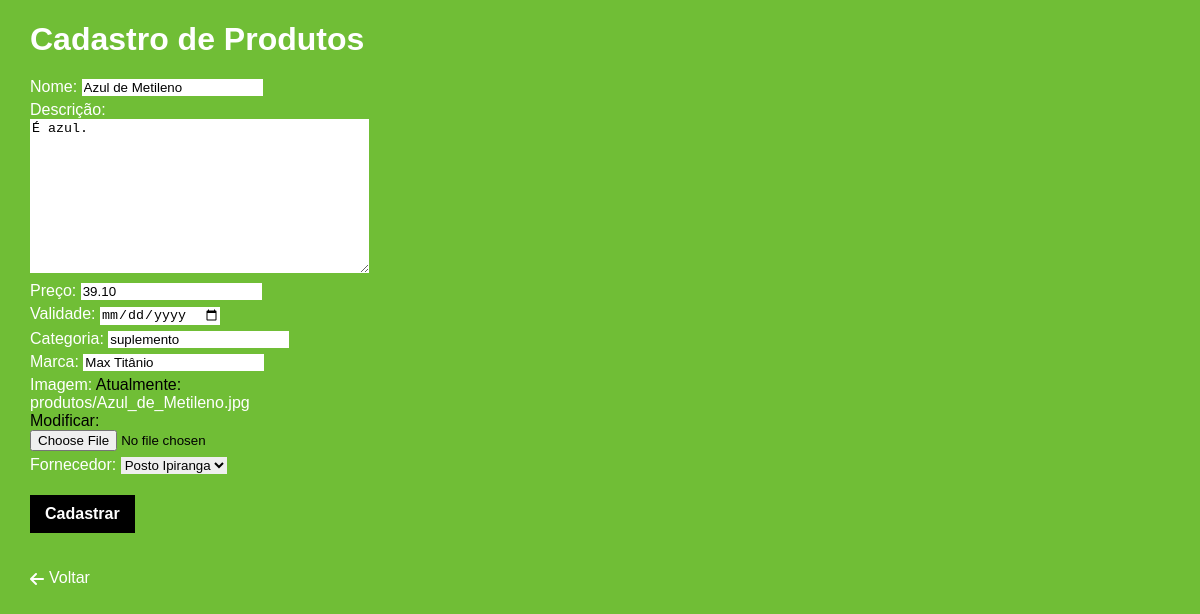
Page /produto_editar/2/ on the earlier database version.
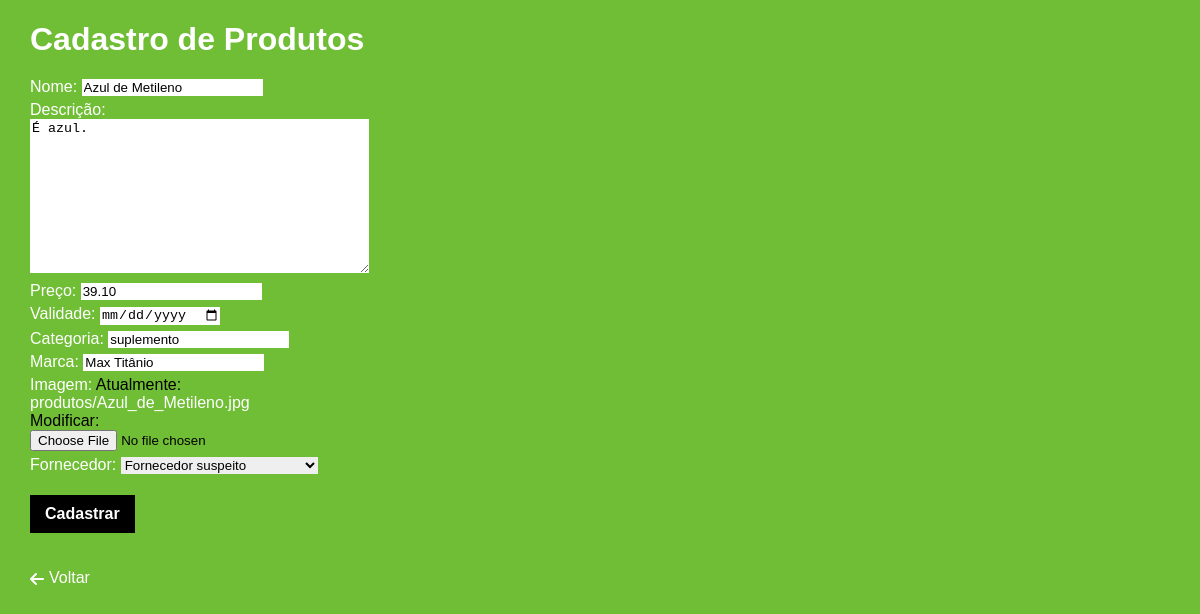
Same page on the later database version.
### core/models.py (models this page shows)
class Produto(models.Model):
    nome = models.CharField('Nome', max_length=100)
    preco = models.DecimalField('Preço', max_digits=10, decimal_places=2)
    validade = models.DateField('Validade')
    descricao = models.TextField('Descrição')
    categoria = models.CharField('Categoria', max_length=20, null=False)
    marca = models.CharField('Marca', max_length=20)
    imagem = models.ImageField(upload_to='produtos/')
    fornecedor = models.ForeignKey('Fornecedor', on_delete=models.PROTECT)

class Fornecedor(models.Model):
    id = models.AutoField(primary_key=True)
    nome = models.CharField('Nome', max_length=100)
    cnpj = models.CharField('CNPJ', max_length=18)
    contato = models.CharField('Telefone', max_length=15)
    endereço = models.TextField('Endereço')
    def __str__(self):
        return self.nome

### core/views.py (the view)
# urls.py: path('produto_editar/<int:id>/', produto_editar, name='produto_editar'),
def produto_editar(request, id):
    produto = Produto.objects.get(pk=id)
    form = ProdutoForm(request.POST or None, instance=produto)
    if form.is_valid():
        form.save()
        return redirect('PaginaCliente')
    contexto = {
        'form': form
    }
    return render(request, 'CRUD/produto_cadastro.html', contexto)

### core/forms.py
class ProdutoForm(forms.ModelForm):
    class Meta:
        model = Produto
        fields = ['nome', 'descricao', 'preco', 'validade', 'categoria', 'marca', 'imagem', 'fornecedor']
        widgets = {
            'nome': forms.TextInput(attrs={
                'class': 'input-field',
                'placeholder': 'Nome do produto'
            }),
            'descricao': forms.Textarea(attrs={
                'class': 'input-field',
                'placeholder': 'Descrição do produto'
            }),
            'validade': forms.DateInput(attrs={
                'class': 'input-field',
                'type': 'date'
            }),
            'preco': forms.NumberInput(attrs={
                'class': 'input-field',
                'step': '0.01'
            }),
            'imagem': forms.ClearableFileInput(attrs={
                'class': 'input-field'
            }),
            'fornecedor': forms.Select(attrs={
                'class': 'input-field',
                'placeholder': 'Selecione o fornecedor'
            })
        }

### core/templates/CRUD/produto_cadastro.html (shortened to what this page needs)
{% load static %}
<!DOCTYPE html>
<html lang="pt-br">
<head>
    <link rel="stylesheet" href="{% static 'CSS/BaseCSS/variaveis_base.css' %}?v={% now 'U' %}">
    <link rel="stylesheet" href="{% static 'CSS/CRUD_CSS/cadastro_CRUD.css' %}?v={% now 'U' %}">
    <link rel="stylesheet" href="https://cdnjs.cloudflare.com/ajax/libs/font-awesome/6.0.0-beta3/css/all.min.css">
</head>
<body>
    <h1>Cadastro de Produtos</h1>
    <form method="post" enctype="multipart/form-data">
        {{ form }}
        <p><input type="submit" value="Cadastrar"/></p>
    </form>
    <a href="{% url 'PaginaCliente' %}" class="link"><i class="fa fa-arrow-right" style="rotate: 180deg;"></i>Voltar</a>
</body>
</html>

Differences in the rows shown:
changed Produto "É azul.": fornecedor "Posto Ipiranga" → "Fornecedor suspeito"
